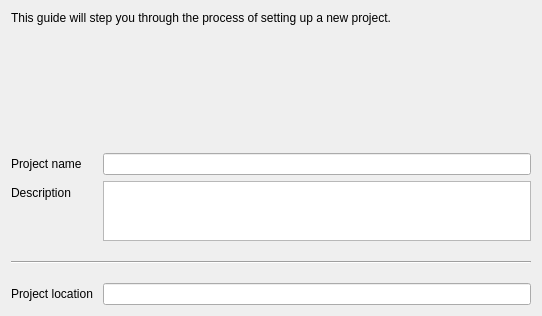
<?xml version="1.0" encoding="UTF-8"?>
<ui version="4.0">
 <class>GeneralPage</class>
 <widget class="QWizardPage" name="GeneralPage">
  <property name="geometry">
   <rect>
    <x>0</x>
    <y>0</y>
    <width>542</width>
    <height>316</height>
   </rect>
  </property>
  <property name="windowTitle">
   <string>WizardPage</string>
  </property>
  <layout class="QFormLayout" name="formLayout">
   <property name="fieldGrowthPolicy">
    <enum>QFormLayout::ExpandingFieldsGrow</enum>
   </property>
   <property name="horizontalSpacing">
    <number>10</number>
   </property>
   <item row="0" column="0" colspan="2">
    <widget class="QLabel" name="label">
     <property name="text">
      <string>This guide will step you through the process of setting up a new project.</string>
     </property>
     <property name="scaledContents">
      <bool>false</bool>
     </property>
     <property name="wordWrap">
      <bool>true</bool>
     </property>
    </widget>
   </item>
   <item row="1" column="0" colspan="2">
    <spacer name="verticalSpacer">
     <property name="orientation">
      <enum>Qt::Vertical</enum>
     </property>
     <property name="sizeHint" stdset="0">
      <size>
       <width>20</width>
       <height>40</height>
      </size>
     </property>
    </spacer>
   </item>
   <item row="2" column="0">
    <widget class="QLabel" name="label_2">
     <property name="text">
      <string>Project name</string>
     </property>
    </widget>
   </item>
   <item row="2" column="1">
    <widget class="QLineEdit" name="lineEditName">
     <property name="text">
      <string notr="true"/>
     </property>
     <property name="maxLength">
      <number>200</number>
     </property>
    </widget>
   </item>
   <item row="3" column="0">
    <widget class="QLabel" name="label_3">
     <property name="text">
      <string>Description</string>
     </property>
    </widget>
   </item>
   <item row="3" column="1">
    <widget class="QTextEdit" name="textEditDescription">
     <property name="maximumSize">
      <size>
       <width>16777215</width>
       <height>60</height>
      </size>
     </property>
     <property name="html">
      <string notr="true">&lt;!DOCTYPE HTML PUBLIC &quot;-//W3C//DTD HTML 4.0//EN&quot; &quot;http://www.w3.org/TR/REC-html40/strict.dtd&quot;&gt;
&lt;html&gt;&lt;head&gt;&lt;meta name=&quot;qrichtext&quot; content=&quot;1&quot; /&gt;&lt;style type=&quot;text/css&quot;&gt;
p, li { white-space: pre-wrap; }
&lt;/style&gt;&lt;/head&gt;&lt;body style=&quot; font-family:'Noto Sans'; font-size:10pt; font-weight:400; font-style:normal;&quot;&gt;
&lt;table border=&quot;0&quot; style=&quot;-qt-table-type: root; margin-top:4px; margin-bottom:4px; margin-left:4px; margin-right:4px;&quot;&gt;
&lt;tr&gt;
&lt;td style=&quot;border: none;&quot;&gt;
&lt;p style=&quot;-qt-paragraph-type:empty; margin-top:0px; margin-bottom:0px; margin-left:0px; margin-right:0px; -qt-block-indent:0; text-indent:0px; font-family:'Sans Serif';&quot;&gt;&lt;br /&gt;&lt;/p&gt;
&lt;p style=&quot;-qt-paragraph-type:empty; margin-top:0px; margin-bottom:0px; margin-left:0px; margin-right:0px; -qt-block-indent:0; text-indent:0px; font-family:'Sans Serif';&quot;&gt;&lt;br /&gt;&lt;/p&gt;&lt;/td&gt;&lt;/tr&gt;&lt;/table&gt;&lt;/body&gt;&lt;/html&gt;</string>
     </property>
     <property name="acceptRichText">
      <bool>false</bool>
     </property>
    </widget>
   </item>
   <item row="4" column="0" colspan="2">
    <widget class="Line" name="line">
     <property name="minimumSize">
      <size>
       <width>0</width>
       <height>30</height>
      </size>
     </property>
     <property name="orientation">
      <enum>Qt::Horizontal</enum>
     </property>
    </widget>
   </item>
   <item row="5" column="0">
    <widget class="QLabel" name="label_5">
     <property name="sizePolicy">
      <sizepolicy hsizetype="Maximum" vsizetype="Preferred">
       <horstretch>0</horstretch>
       <verstretch>0</verstretch>
      </sizepolicy>
     </property>
     <property name="text">
      <string>Project location</string>
     </property>
    </widget>
   </item>
   <item row="5" column="1">
    <widget class="QLineEdit" name="lineEditProjectLocation">
     <property name="text">
      <string notr="true"/>
     </property>
     <property name="readOnly">
      <bool>true</bool>
     </property>
    </widget>
   </item>
  </layout>
 </widget>
 <resources/>
 <connections/>
</ui>
